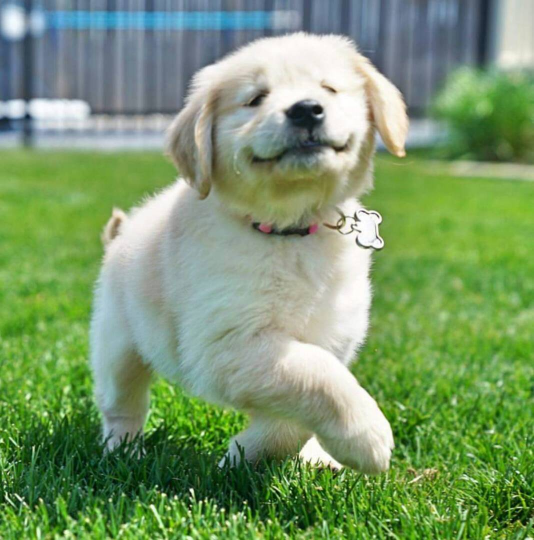
#> input picture data/dog.png, 1068 x 1080 px (shown at 1/2 size)
$ jupyter execute 'Image Pyramid.ipynb'
#> lines starting #> are read from the running program, lines starting #| are printed output that depends on the picture
## Image Pyramid:
An image pyramid is a collection of images - all arising from a single original image - that are successively downsampled until some desired stopping point is reached. Image Pyramid is used to downsample or upsample the images.

There are two common kinds of image pyramids:
1. **Gaussian pyramid**: Used to downsample images
2. **Laplacian pyramid**: Used to reconstruct an upsampled image from an image lower in the pyramid (with less resolution)

Link: https://theailearner.com/tag/cv2-pyrdown/

[cell 1]
# importing library
import cv2
import matplotlib.pyplot as plt

# reading an image
image= cv2.imread("./data/dog.png")
#> image is the input picture: shape (1080, 1068, 3); mean B, G, R 107.4, 152.3, 121.9

# convertin from BGR to RGB
image_rgb= cv2.cvtColor(image, cv2.COLOR_BGR2RGB)

# plotting the image
plt.figure(figsize= (10,10))
plt.title("Dog: , shape: {}".format(image_rgb.shape))
plt.imshow(image_rgb)
plt.show()

### pyrDown:
Blurs an image and downsamples it.Blurring is done using Gaussian Filter.

* First, it convolves the source image with the Gaussian kernel.
* Then, it downsamples the image by rejecting even rows and columns.

[cell 2]
# importing library
import cv2
import matplotlib.pyplot as plt
#plt.rcParams['figure.facecolor'] = "#ffffff"
# reading an image
image= cv2.imread("./data/dog.png")

# convertin from BGR to RGB
image_rgb= cv2.cvtColor(image, cv2.COLOR_BGR2RGB)

# downscaling the image using cv2.pyrDown
downsample_img= cv2.pyrDown(src= image_rgb)
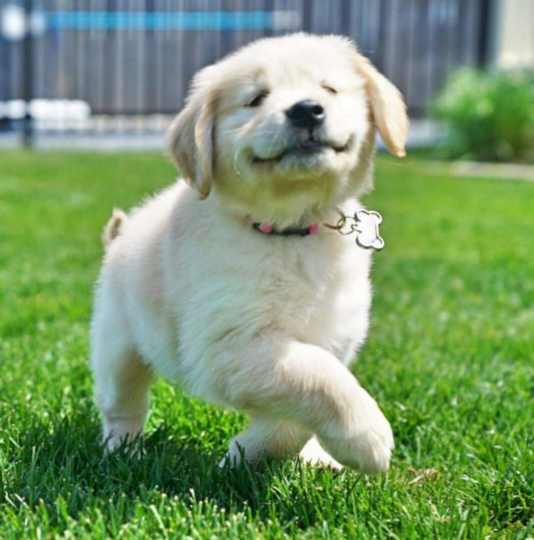
#> downsample_img: shape (540, 534, 3); mean R, G, B 121.9, 152.3, 107.4

#plotting
cv2.imshow("Original Image,shape: {}".format(image_rgb.shape),image_rgb)
cv2.imshow("PyrDown Image, shape: {}".format(downsample_img.shape), downsample_img)
cv2.waitKey(0)
cv2.destroyAllWindows()

[cell 3]
# we can still downsample the image by providing the downsample_img further into cv2.pyrDown function
downsample_final= cv2.pyrDown(src= downsample_img)
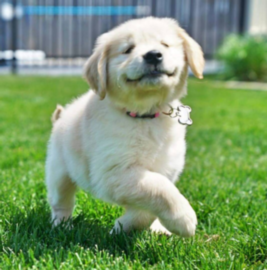
#> downsample_final: shape (270, 267, 3); mean R, G, B 121.9, 152.3, 107.5

cv2.imshow("Original Image,shape: {}".format(image_rgb.shape),image_rgb)
cv2.imshow("PyrDown Image, shape: {}".format(downsample_img.shape), downsample_img)
cv2.imshow("Further downsampled Image, shape: {}".format(downsample_final.shape), downsample_final)
cv2.waitKey(0)
cv2.destroyAllWindows()

### pyrUp:
Upsamples an image and then blurs it.

The function performs the upsampling step of the Gaussian pyramid construction, though it can actually be used to construct the Laplacian pyramid. First, it upsamples the source image by injecting even zero rows and columns and then convolves the result with the same kernel as in pyrDown multiplied by 4.

[cell 4]
# here lets take the finally downsampled image form above as the input to pyrUp fucntion and see

# importing library
import cv2
import matplotlib.pyplot as plt


# upsampling the image using cv2.pyrDown
upsample_img= cv2.pyrUp(src= downsample_final)

#plotting
cv2.imshow("Original Image,shape: {}".format(downsample_final.shape),downsample_final)
cv2.imshow("pyrUpward Image, shape: {}".format(upsample_img.shape), upsample_img)
cv2.waitKey(0)
cv2.destroyAllWindows()

By upsampling pyramidly, the image actually blurs and reduces the resolution of the image along

### pyrMeanShiftFiltering:
Performs initial step of meanshift segmentation of an image.

sp-	The spatial window radius.
sr-	The color window radius.
maxLevel-	Maximum level of the pyramid for the segmentation.
termcrit-	Termination criteria: when to stop meanshift iterations.

Link: https://stackoverflow.com/questions/41558341/what-does-the-color-window-radius-in-pyrmeanshiftfiltering-mean

[cell 5]
# importing library
import cv2
import matplotlib.pyplot as plt

# reading an image
image= cv2.imread("./data/dog.png")

# convertin from BGR to RGB
image_rgb= cv2.cvtColor(image, cv2.COLOR_BGR2RGB)

# mean shift pyramid algorithm
pyrMeanshift_img= cv2.pyrMeanShiftFiltering(src= image_rgb, sp= 3,sr= 3, maxLevel= 5)


# plotting the imag

cv2.imshow("Original Image,shape: {}".format(image_rgb.shape),image_rgb)
cv2.imshow("Mean Shift Filtering Image, shape: {}".format(pyrMeanshift_img.shape), pyrMeanshift_img)
cv2.waitKey(0)
cv2.destroyAllWindows()

$ run again, with data/charlie_noisy.png copied over data/dog.png
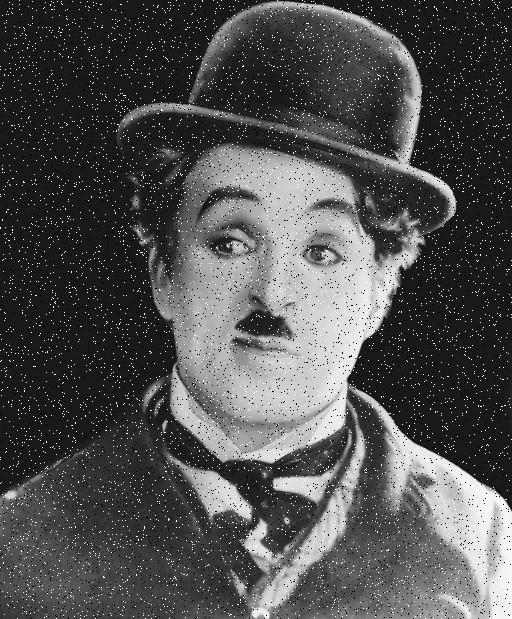
#> input picture data/charlie_noisy.png, 512 x 619 px
#> image is the input picture: shape (619, 512, 3); min 0, max 255, mean 80.1
#> `downsample_img= cv2.pyrDown(src= image_rgb)`:
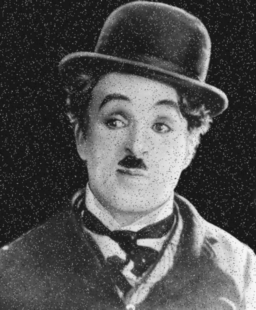
#> downsample_img: shape (310, 256, 3); min 16, max 249, mean 80.1
#> `upsample_img= cv2.pyrUp(src= downsample_final)`:
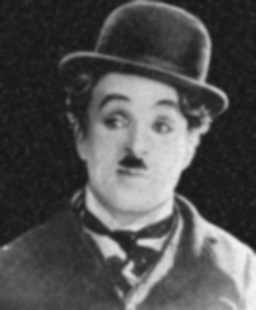
#> upsample_img: shape (310, 256, 3); min 23, max 245, mean 80.2

$ run again, with data/hari_1.png copied over data/dog.png
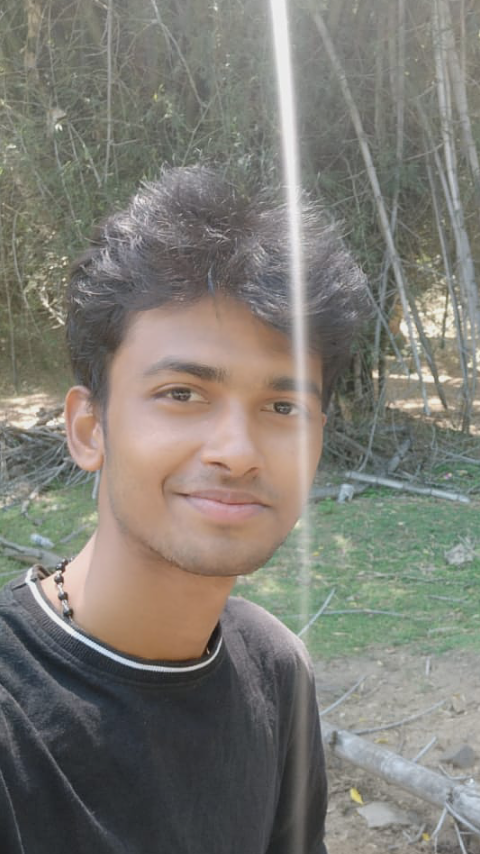
#> input picture data/hari_1.png, 480 x 854 px
#> image is the input picture: shape (854, 480, 3); mean B, G, R 116.4, 123.8, 126.2
#> `downsample_final= cv2.pyrDown(src= downsample_img)`:
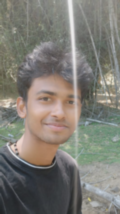
#> downsample_final: shape (214, 120, 3); mean R, G, B 126.1, 123.7, 116.3
